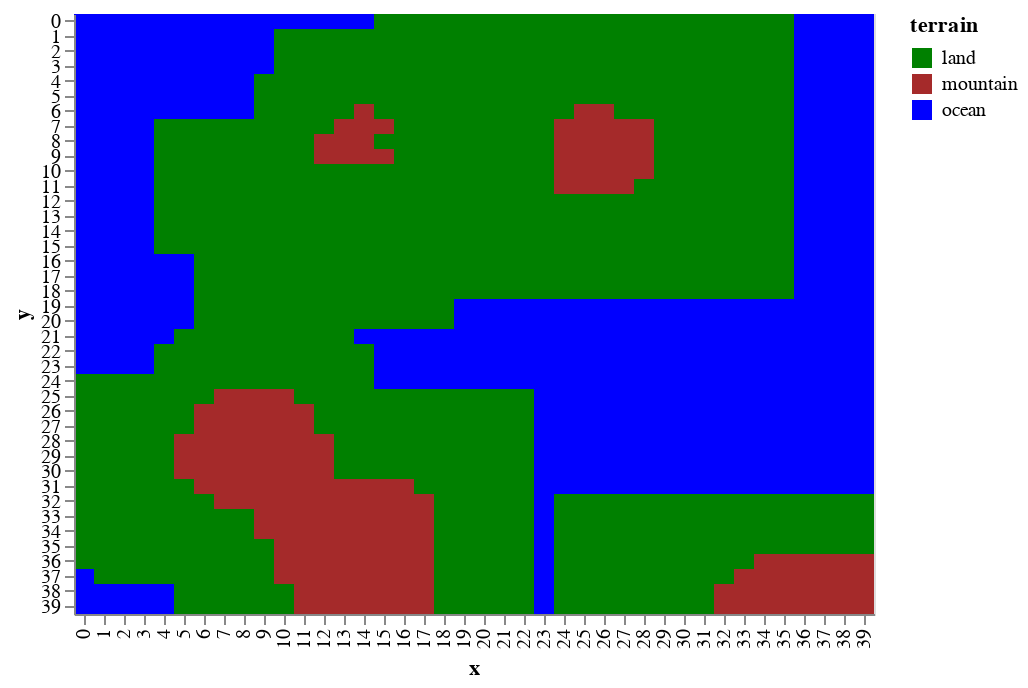

The notebook cell saved with this chart:
### Markdown cell above
If the oceans were to come in at `heignt == 0` then you can assume that lower terrain is _under water_

### Code cell
landscape['water_level'] = 0
landscape['mountain_level'] = 25

draw.drawTerrainTypes(mountainLand,landscape)

### Figure 1 — Vega-Lite specification as saved in the notebook (floating-point values rounded to 4 significant figures; data arrays with more than 128 entries replaced by an {"elided": "..."} marker saying what was removed)
{"$schema": "https://vega.github.io/schema/vega-lite/v2.6.0.json", "config": {"view": {"height": 300, "width": 400}}, "data": {"name": "data-da63694959d386fc445a0b9ef53e4a03"}, "datasets": {"data-da63694959d386fc445a0b9ef53e4a03": {"elided": "1600 records"}}, "encoding": {"color": {"field": "terrain", "scale": {"domain": ["land", "mountain", "ocean"], "range": ["green", "brown", "blue"]}, "type": "nominal"}, "x": {"field": "x", "type": "ordinal"}, "y": {"field": "y", "type": "ordinal"}}, "mark": "rect"}
